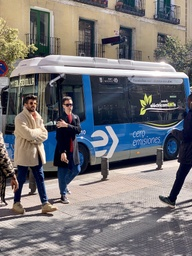
#> input picture ObjectDetection/YOLOV3/data/images/bus.jpg, 192 x 256 px, shrunk from 810 x 1080 before the run
$ python -i finalaug_spitial.py   (imports and definitions only)   (older library calls are emulated)
#> lines starting #> are read from the running program, lines starting #| are printed output that depends on the picture
#> further down, picture is the input picture: shape (256, 192, 3); mean B, G, R 118.1, 115.6, 117.3
import numpy as np
import matplotlib.pyplot as plt
import matplotlib.colors
import imageio
import scipy, scipy.misc, scipy.signal
import cv2
import sys
import os
from PIL import Image

#파일 위치 설정
# [26 lines left out: functions CreateDirectory, ImageProcess, not called in this run]

def build_is_hist(img):
    hei = img.shape[0]
#> hei = 256
    wid = img.shape[1]
#> wid = 192
    ch = img.shape[2]
#> ch = 3
    Img = np.zeros((hei+4, wid+4, ch))
    for i in range(ch):
        Img[:,:,i] = np.pad(img[:,:,i], (2,2), 'edge')
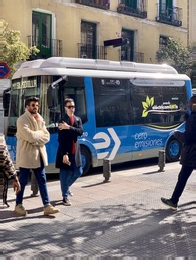
#> Img: shape (260, 196, 3) float64; mean B, G, R 118.1, 115.7, 117.6
    hsv = (matplotlib.colors.rgb_to_hsv(Img))
#> hsv: shape (260, 196, 3) float64; mean of channels 0, 1, 2 0.5, 0.3, 130.9
    hsv[:,:,0] = hsv[:,:,0] * 255
#> hsv: shape (260, 196, 3) float64; mean of channels 0, 1, 2 127.7, 0.3, 130.9
    hsv[:,:,1] = hsv[:,:,1] * 255
#> hsv: shape (260, 196, 3) float64; mean of channels 0, 1, 2 127.7, 66.8, 130.9
    hsv[hsv>255] = 255
    hsv[hsv<0] = 0
    hsv = hsv.astype(np.uint8).astype(np.float64)
#> hsv: shape (260, 196, 3) float64; mean of channels 0, 1, 2 127.2, 66.4, 130.9
    fh = np.array([[-1.0,0.0,1.0],[-2.0,0.0,2.0],[-1.0,0.0,1.0]])
    fv = fh.conj().T

    H = hsv[:,:,0]
    S = hsv[:,:,1]
    I = hsv[:,:,2]

    dIh = scipy.signal.convolve2d(I, np.rot90(fh, 2), mode='same')
    dIv = scipy.signal.convolve2d(I, np.rot90(fv, 2), mode='same')
    dIh[dIh==0] = 0.00001
#> dIh: shape (260, 196) float64; min -986, max 947, mean -0.3
    dIv[dIv==0] = 0.00001
#> dIv: shape (260, 196) float64; min -837, max 837, mean -0.2
    dI = np.sqrt(dIh**2+dIv**2).astype(np.uint32)
    di = dI[2:hei+2,2:wid+2]

    dSh = scipy.signal.convolve2d(S, np.rot90(fh, 2), mode='same')
    dSv = scipy.signal.convolve2d(S, np.rot90(fv, 2), mode='same')
    dSh[dSh==0] = 0.00001
#> dSh: shape (260, 196) float64; min -1020, max 938, mean 0.2
    dSv[dSv==0] = 0.00001
#> dSv: shape (260, 196) float64; min -1020, max 1004, mean -0.8
    dS = np.sqrt(dSh**2+dSv**2).astype(np.uint32)
    ds = dS[2:hei+2,2:wid+2]


    h = H[2:hei+2,2:wid+2]
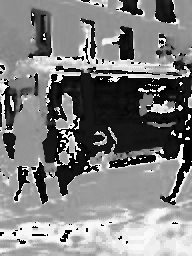
#> h: shape (256, 192) float64; min 0, max 253, mean 126.5
    s = S[2:hei+2,2:wid+2]
    i = I[2:hei+2,2:wid+2].astype(np.uint8)

    Imean = scipy.signal.convolve2d(I,np.ones((5,5))/25, mode='same')
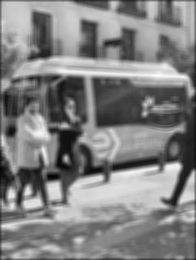
#> Imean: shape (260, 196) float64; min 3.12, max 253, mean 129.5
    Smean = scipy.signal.convolve2d(S,np.ones((5,5))/25, mode='same')
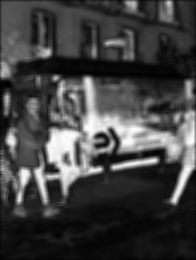
#> Smean: shape (260, 196) float64; min 1.68, max 254.5, mean 65.8

    Rho = np.zeros((hei+4,wid+4))
    for p in range(2,hei+2):
        for q in range(2,wid+2):
            tmpi = I[p-2:p+3,q-2:q+3]
            tmps = S[p-2:p+3,q-2:q+3]
            corre = np.corrcoef(tmpi.flatten('F'),tmps.flatten('F'))
            Rho[p,q] = corre[0,1]
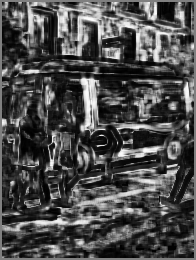
#> Rho: shape (260, 196) float64; min -0.993, max 0.989, mean -0.4; drawn with min black and max white

    rho = np.abs(Rho[2:hei+2,2:wid+2])
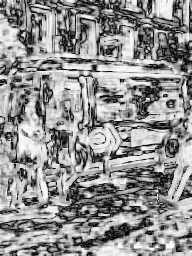
#> rho: shape (256, 192) float64; min 0, max 0.993, mean 0.57
    rho[np.isnan(rho)] = 0
    rd = (rho*ds).astype(np.uint32)
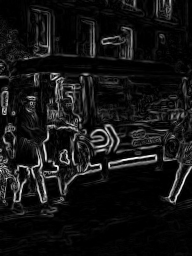
#> rd: shape (256, 192) uint32; min 0, max 930, mean 75.4; drawn with min black and max white
    Hist_I = np.zeros((256,1))
    Hist_S = np.zeros((256,1))

    for n in range(0,255):
        temp = np.zeros(di.shape)
        temp[i==n] = di[i==n]
        Hist_I[n+1] = np.sum(temp.flatten('F'))
        temp = np.zeros(di.shape)
        temp[i==n] = rd[i==n]
        Hist_S[n+1] = np.sum(temp.flatten('F'))
#> after the loop, Hist_I = 256 values, max 45211 at index 101, min 0 at index 0, mean 25501.3; Hist_S = 256 values, max 38893 at index 35, min 0 at index 0, mean 14451.8

    return Hist_I, Hist_S

# [25 lines left out: function dhe, not called in this run]


################## MAIN ##################
Pass_Path = '/home/tlab1004/augdata/'
# [1 line not run here, left out]
################## END ##################

>>> import cv2
>>> picture = cv2.imread('../../ObjectDetection/YOLOV3/data/images/bus.jpg')
>>> result = build_is_hist(picture)
